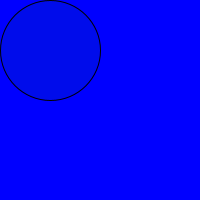
Frame 1 (no input)
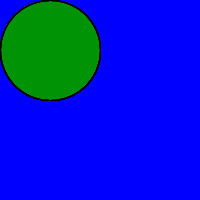
Frame 60 (the mouse pressed at the canvas centre just before this capture)
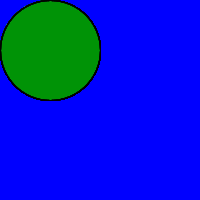
Frame 120 (the mouse held since frame 60 and released just before this capture)

The Processing sketch that drew these frames (run headless with seeded random() and noise(); from frame 60 on, the mouse is pressed at the canvas centre):

// Processing sketch: Excersice_25_2
// ── Excersice_25_2.pde
//Excersice 25.2 Create a typing program to display a different image for each letter on the keyboard.

int x = 0;
void setup(){
  background (0,0,255);
  size (200,200);
}
void draw(){
  if (keyPressed == true){
    x = key -32;
    fill (155,0,0);
    rect (x,0,100,200);
  }
  else if (keyPressed == false){
     x = key -100;
     fill(0,155,0,20);
  ellipse(50, 50, 100, 100);
}
}
